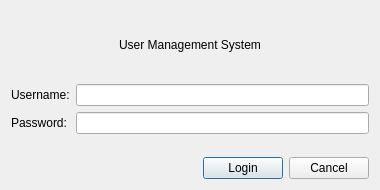
<?xml version="1.0" encoding="UTF-8"?>
<ui version="4.0">
 <class>LoginDialog</class>
 <widget class="QDialog" name="LoginDialog">
  <property name="geometry">
   <rect>
    <x>0</x>
    <y>0</y>
    <width>380</width>
    <height>190</height>
   </rect>
  </property>
  <property name="windowTitle">
   <string>Login</string>
  </property>
  <layout class="QVBoxLayout" name="verticalLayout">
   <item>
    <widget class="QLabel" name="titleLabel">
     <property name="text">
      <string>User Management System</string>
     </property>
     <property name="alignment">
      <set>Qt::AlignCenter</set>
     </property>
    </widget>
   </item>
   <item>
    <layout class="QFormLayout" name="formLayout">
     <item row="0" column="0">
      <widget class="QLabel" name="usernameLabel">
       <property name="text">
        <string>Username:</string>
       </property>
      </widget>
     </item>
     <item row="0" column="1">
      <widget class="QLineEdit" name="usernameEdit"/>
     </item>
     <item row="1" column="0">
      <widget class="QLabel" name="passwordLabel">
       <property name="text">
        <string>Password:</string>
       </property>
      </widget>
     </item>
     <item row="1" column="1">
      <widget class="QLineEdit" name="passwordEdit"/>
     </item>
    </layout>
   </item>
   <item>
    <layout class="QHBoxLayout" name="buttonLayout">
     <item>
      <spacer name="horizontalSpacer">
       <property name="orientation">
        <enum>Qt::Horizontal</enum>
       </property>
       <property name="sizeHint" stdset="0">
        <size>
         <width>40</width>
         <height>20</height>
        </size>
       </property>
      </spacer>
     </item>
     <item>
      <widget class="QPushButton" name="loginButton">
       <property name="text">
        <string>Login</string>
       </property>
       <property name="default">
        <bool>true</bool>
       </property>
      </widget>
     </item>
     <item>
      <widget class="QPushButton" name="cancelButton">
       <property name="text">
        <string>Cancel</string>
       </property>
      </widget>
     </item>
    </layout>
   </item>
  </layout>
 </widget>
 <resources/>
 <connections/>
</ui>
